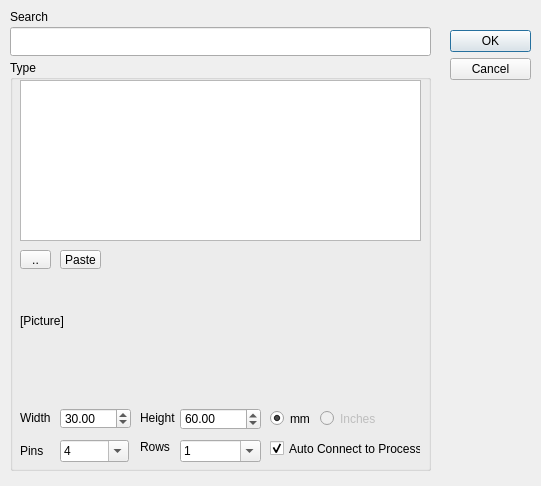
<?xml version="1.0" encoding="UTF-8"?>
<ui version="4.0">
 <class>NewHardwareItemDialog</class>
 <widget class="QDialog" name="NewHardwareItemDialog">
  <property name="geometry">
   <rect>
    <x>0</x>
    <y>0</y>
    <width>541</width>
    <height>486</height>
   </rect>
  </property>
  <property name="sizePolicy">
   <sizepolicy hsizetype="Fixed" vsizetype="Fixed">
    <horstretch>0</horstretch>
    <verstretch>0</verstretch>
   </sizepolicy>
  </property>
  <property name="windowTitle">
   <string>Add Hardware Item</string>
  </property>
  <property name="styleSheet">
   <string notr="true"/>
  </property>
  <property name="modal">
   <bool>true</bool>
  </property>
  <widget class="QDialogButtonBox" name="buttonBox">
   <property name="geometry">
    <rect>
     <x>450</x>
     <y>30</y>
     <width>81</width>
     <height>241</height>
    </rect>
   </property>
   <property name="orientation">
    <enum>Qt::Vertical</enum>
   </property>
   <property name="standardButtons">
    <set>QDialogButtonBox::Cancel|QDialogButtonBox::Ok</set>
   </property>
  </widget>
  <widget class="QGroupBox" name="groupBox_3">
   <property name="geometry">
    <rect>
     <x>10</x>
     <y>60</y>
     <width>421</width>
     <height>411</height>
    </rect>
   </property>
   <property name="title">
    <string>Type</string>
   </property>
   <widget class="QToolButton" name="toolButton">
    <property name="geometry">
     <rect>
      <x>10</x>
      <y>190</y>
      <width>31</width>
      <height>19</height>
     </rect>
    </property>
    <property name="text">
     <string>..</string>
    </property>
   </widget>
   <widget class="QLabel" name="ComponentPicturelabel">
    <property name="geometry">
     <rect>
      <x>10</x>
      <y>190</y>
      <width>401</width>
      <height>141</height>
     </rect>
    </property>
    <property name="styleSheet">
     <string notr="true"/>
    </property>
    <property name="text">
     <string>[Picture]</string>
    </property>
   </widget>
   <widget class="QDoubleSpinBox" name="HeightSpinBox">
    <property name="geometry">
     <rect>
      <x>170</x>
      <y>348</y>
      <width>81</width>
      <height>22</height>
     </rect>
    </property>
    <property name="value">
     <double>60.000000000000000</double>
    </property>
   </widget>
   <widget class="QRadioButton" name="radioButton_2">
    <property name="enabled">
     <bool>false</bool>
    </property>
    <property name="geometry">
     <rect>
      <x>310</x>
      <y>350</y>
      <width>61</width>
      <height>17</height>
     </rect>
    </property>
    <property name="text">
     <string>Inches</string>
    </property>
   </widget>
   <widget class="QLabel" name="Widthlabel">
    <property name="geometry">
     <rect>
      <x>10</x>
      <y>351</y>
      <width>47</width>
      <height>13</height>
     </rect>
    </property>
    <property name="text">
     <string>Width</string>
    </property>
   </widget>
   <widget class="QLabel" name="Heightlabel">
    <property name="geometry">
     <rect>
      <x>130</x>
      <y>350</y>
      <width>41</width>
      <height>16</height>
     </rect>
    </property>
    <property name="text">
     <string>Height</string>
    </property>
   </widget>
   <widget class="QRadioButton" name="radioButton">
    <property name="geometry">
     <rect>
      <x>260</x>
      <y>350</y>
      <width>41</width>
      <height>17</height>
     </rect>
    </property>
    <property name="text">
     <string>mm</string>
    </property>
    <property name="checked">
     <bool>true</bool>
    </property>
   </widget>
   <widget class="QDoubleSpinBox" name="WidthSpinBox">
    <property name="geometry">
     <rect>
      <x>50</x>
      <y>348</y>
      <width>71</width>
      <height>21</height>
     </rect>
    </property>
    <property name="value">
     <double>30.000000000000000</double>
    </property>
   </widget>
   <widget class="QLabel" name="rowslabel">
    <property name="geometry">
     <rect>
      <x>130</x>
      <y>379</y>
      <width>41</width>
      <height>16</height>
     </rect>
    </property>
    <property name="text">
     <string>Rows</string>
    </property>
   </widget>
   <widget class="QLabel" name="pinslabel">
    <property name="geometry">
     <rect>
      <x>10</x>
      <y>383</y>
      <width>31</width>
      <height>16</height>
     </rect>
    </property>
    <property name="text">
     <string>Pins</string>
    </property>
   </widget>
   <widget class="QComboBox" name="pinscomboBox">
    <property name="geometry">
     <rect>
      <x>50</x>
      <y>380</y>
      <width>69</width>
      <height>22</height>
     </rect>
    </property>
    <property name="editable">
     <bool>true</bool>
    </property>
    <property name="currentIndex">
     <number>2</number>
    </property>
    <item>
     <property name="text">
      <string>2</string>
     </property>
    </item>
    <item>
     <property name="text">
      <string>3</string>
     </property>
    </item>
    <item>
     <property name="text">
      <string>4</string>
     </property>
    </item>
    <item>
     <property name="text">
      <string>6</string>
     </property>
    </item>
    <item>
     <property name="text">
      <string>10</string>
     </property>
    </item>
    <item>
     <property name="text">
      <string>12</string>
     </property>
    </item>
    <item>
     <property name="text">
      <string>24</string>
     </property>
    </item>
    <item>
     <property name="text">
      <string>30</string>
     </property>
    </item>
    <item>
     <property name="text">
      <string>32</string>
     </property>
    </item>
    <item>
     <property name="text">
      <string>40</string>
     </property>
    </item>
   </widget>
   <widget class="QComboBox" name="rowscomboBox">
    <property name="geometry">
     <rect>
      <x>170</x>
      <y>380</y>
      <width>81</width>
      <height>22</height>
     </rect>
    </property>
    <property name="editable">
     <bool>true</bool>
    </property>
    <property name="currentIndex">
     <number>0</number>
    </property>
    <item>
     <property name="text">
      <string>1</string>
     </property>
    </item>
    <item>
     <property name="text">
      <string>2</string>
     </property>
    </item>
    <item>
     <property name="text">
      <string>4</string>
     </property>
    </item>
   </widget>
   <widget class="QListWidget" name="BoardNameslistWidget">
    <property name="geometry">
     <rect>
      <x>10</x>
      <y>20</y>
      <width>401</width>
      <height>161</height>
     </rect>
    </property>
   </widget>
   <widget class="QToolButton" name="PastetoolButton">
    <property name="geometry">
     <rect>
      <x>50</x>
      <y>190</y>
      <width>41</width>
      <height>19</height>
     </rect>
    </property>
    <property name="text">
     <string>Paste</string>
    </property>
   </widget>
   <widget class="QCheckBox" name="ConnectCPUcheckBox">
    <property name="geometry">
     <rect>
      <x>260</x>
      <y>380</y>
      <width>151</width>
      <height>17</height>
     </rect>
    </property>
    <property name="text">
     <string>Auto Connect to Processor</string>
    </property>
    <property name="checked">
     <bool>true</bool>
    </property>
   </widget>
   <zorder>ComponentPicturelabel</zorder>
   <zorder>HeightSpinBox</zorder>
   <zorder>radioButton_2</zorder>
   <zorder>Widthlabel</zorder>
   <zorder>Heightlabel</zorder>
   <zorder>radioButton</zorder>
   <zorder>WidthSpinBox</zorder>
   <zorder>rowslabel</zorder>
   <zorder>pinslabel</zorder>
   <zorder>pinscomboBox</zorder>
   <zorder>rowscomboBox</zorder>
   <zorder>BoardNameslistWidget</zorder>
   <zorder>toolButton</zorder>
   <zorder>PastetoolButton</zorder>
   <zorder>ConnectCPUcheckBox</zorder>
  </widget>
  <widget class="QLineEdit" name="NamelineEdit">
   <property name="geometry">
    <rect>
     <x>10</x>
     <y>27</y>
     <width>421</width>
     <height>29</height>
    </rect>
   </property>
   <property name="sizePolicy">
    <sizepolicy hsizetype="Expanding" vsizetype="Expanding">
     <horstretch>0</horstretch>
     <verstretch>0</verstretch>
    </sizepolicy>
   </property>
   <property name="font">
    <font>
     <pointsize>12</pointsize>
    </font>
   </property>
   <property name="clearButtonEnabled">
    <bool>false</bool>
   </property>
  </widget>
  <widget class="QLabel" name="Namelabel">
   <property name="geometry">
    <rect>
     <x>10</x>
     <y>10</y>
     <width>47</width>
     <height>13</height>
    </rect>
   </property>
   <property name="text">
    <string>Search</string>
   </property>
  </widget>
 </widget>
 <resources/>
 <connections>
  <connection>
   <sender>buttonBox</sender>
   <signal>accepted()</signal>
   <receiver>NewHardwareItemDialog</receiver>
   <slot>accept()</slot>
   <hints>
    <hint type="sourcelabel">
     <x>248</x>
     <y>254</y>
    </hint>
    <hint type="destinationlabel">
     <x>157</x>
     <y>274</y>
    </hint>
   </hints>
  </connection>
  <connection>
   <sender>buttonBox</sender>
   <signal>rejected()</signal>
   <receiver>NewHardwareItemDialog</receiver>
   <slot>reject()</slot>
   <hints>
    <hint type="sourcelabel">
     <x>316</x>
     <y>260</y>
    </hint>
    <hint type="destinationlabel">
     <x>286</x>
     <y>274</y>
    </hint>
   </hints>
  </connection>
 </connections>
</ui>
